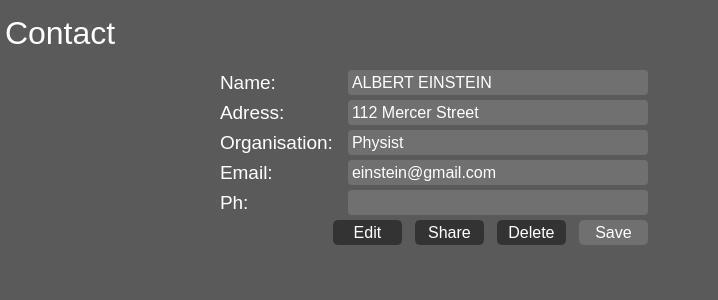
                   <widget class="QWidget" name="page_android_contact">
                    <property name="styleSheet">
                     <string notr="true">background:rgb(91,90,90);</string>
                    </property>
                    <layout class="QVBoxLayout" name="verticalLayout_10">
                     <property name="spacing">
                      <number>0</number>
                     </property>
                     <property name="leftMargin">
                      <number>5</number>
                     </property>
                     <property name="topMargin">
                      <number>5</number>
                     </property>
                     <property name="rightMargin">
                      <number>5</number>
                     </property>
                     <property name="bottomMargin">
                      <number>5</number>
                     </property>
                     <item>
                      <widget class="QLabel" name="lab_android_contact">
                       <property name="minimumSize">
                        <size>
                         <width>0</width>
                         <height>55</height>
                        </size>
                       </property>
                       <property name="maximumSize">
                        <size>
                         <width>16777215</width>
                         <height>55</height>
                        </size>
                       </property>
                       <property name="font">
                        <font>
                         <family>Segoe UI</family>
                         <pointsize>24</pointsize>
                        </font>
                       </property>
                       <property name="styleSheet">
                        <string notr="true">color:rgb(255,255,255);</string>
                       </property>
                       <property name="text">
                        <string>Contact</string>
                       </property>
                      </widget>
                     </item>
                     <item>
                      <widget class="QFrame" name="frame_android_bottom">
                       <property name="frameShape">
                        <enum>QFrame::NoFrame</enum>
                       </property>
                       <property name="frameShadow">
                        <enum>QFrame::Plain</enum>
                       </property>
                       <layout class="QGridLayout" name="gridLayout_3">
                        <property name="leftMargin">
                         <number>5</number>
                        </property>
                        <property name="topMargin">
                         <number>5</number>
                        </property>
                        <property name="rightMargin">
                         <number>5</number>
                        </property>
                        <property name="bottomMargin">
                         <number>5</number>
                        </property>
                        <property name="spacing">
                         <number>5</number>
                        </property>
                        <item row="0" column="0">
                         <widget class="QLabel" name="lab_person_icon">
                          <property name="minimumSize">
                           <size>
                            <width>200</width>
                            <height>160</height>
                           </size>
                          </property>
                          <property name="maximumSize">
                           <size>
                            <width>200</width>
                            <height>160</height>
                           </size>
                          </property>
                          <property name="text">
                           <string/>
                          </property>
                          <property name="pixmap">
                           <pixmap>D:/Descargas/Minimalistic-Flat-Modern-GUI-Template-master/Minimalistic-Flat-Modern-GUI-Template-master/icons/1x/peopleAsset 62.png</pixmap>
                          </property>
                         </widget>
                        </item>
                        <item row="1" column="0">
                         <spacer name="verticalSpacer_3">
                          <property name="orientation">
                           <enum>Qt::Vertical</enum>
                          </property>
                          <property name="sizeHint" stdset="0">
                           <size>
                            <width>20</width>
                            <height>40</height>
                           </size>
                          </property>
                         </spacer>
                        </item>
                        <item row="0" column="1" rowspan="2">
                         <widget class="QFrame" name="frame_android_field">
                          <property name="frameShape">
                           <enum>QFrame::NoFrame</enum>
                          </property>
                          <property name="frameShadow">
                           <enum>QFrame::Plain</enum>
                          </property>
                          <layout class="QGridLayout" name="gridLayout_4">
                           <property name="leftMargin">
                            <number>5</number>
                           </property>
                           <property name="topMargin">
                            <number>5</number>
                           </property>
                           <property name="rightMargin">
                            <number>5</number>
                           </property>
                           <property name="bottomMargin">
                            <number>5</number>
                           </property>
                           <property name="spacing">
                            <number>5</number>
                           </property>
                           <item row="7" column="0">
                            <widget class="QLabel" name="label_8">
                             <property name="font">
                              <font>
                               <family>Segoe UI</family>
                               <pointsize>14</pointsize>
                              </font>
                             </property>
                             <property name="styleSheet">
                              <string notr="true">color:rgb(255,255,255);</string>
                             </property>
                             <property name="text">
                              <string>Ph:</string>
                             </property>
                            </widget>
                           </item>
                           <item row="4" column="0">
                            <widget class="QLabel" name="label_6">
                             <property name="font">
                              <font>
                               <family>Segoe UI</family>
                               <pointsize>14</pointsize>
                              </font>
                             </property>
                             <property name="styleSheet">
                              <string notr="true">color:rgb(255,255,255);</string>
                             </property>
                             <property name="text">
                              <string>Organisation:</string>
                             </property>
                            </widget>
                           </item>
                           <item row="5" column="0">
                            <widget class="QLabel" name="label_7">
                             <property name="font">
                              <font>
                               <family>Segoe UI</family>
                               <pointsize>14</pointsize>
                              </font>
                             </property>
                             <property name="styleSheet">
                              <string notr="true">color:rgb(255,255,255);</string>
                             </property>
                             <property name="text">
                              <string>Email:</string>
                             </property>
                            </widget>
                           </item>
                           <item row="1" column="0" colspan="3">
                            <widget class="QLabel" name="label">
                             <property name="font">
                              <font>
                               <family>Segoe UI</family>
                               <pointsize>14</pointsize>
                              </font>
                             </property>
                             <property name="styleSheet">
                              <string notr="true">color:rgb(255,255,255);</string>
                             </property>
                             <property name="text">
                              <string>Name: </string>
                             </property>
                            </widget>
                           </item>
                           <item row="1" column="3">
                            <widget class="QLineEdit" name="line_android_name">
                             <property name="enabled">
                              <bool>false</bool>
                             </property>
                             <property name="minimumSize">
                              <size>
                               <width>300</width>
                               <height>25</height>
                              </size>
                             </property>
                             <property name="maximumSize">
                              <size>
                               <width>400</width>
                               <height>25</height>
                              </size>
                             </property>
                             <property name="font">
                              <font>
                               <family>Segoe UI</family>
                               <pointsize>12</pointsize>
                              </font>
                             </property>
                             <property name="styleSheet">
                              <string notr="true">QLineEdit {
	color:rgb(255,255,255);
	border:2px solid rgb(51,51,51);
	border-radius:4px;
	background:rgb(51,51,51);
}

QLineEdit:disabled {
	color:rgb(255,255,255);
	border:2px solid rgb(112,112,112);
	border-radius:4px;
	background:rgb(112,112,112);
}</string>
                             </property>
                             <property name="text">
                              <string>ALBERT EINSTEIN</string>
                             </property>
                            </widget>
                           </item>
                           <item row="3" column="0" colspan="3">
                            <widget class="QLabel" name="label_5">
                             <property name="font">
                              <font>
                               <family>Segoe UI</family>
                               <pointsize>14</pointsize>
                              </font>
                             </property>
                             <property name="styleSheet">
                              <string notr="true">color:rgb(255,255,255);</string>
                             </property>
                             <property name="text">
                              <string>Adress: </string>
                             </property>
                            </widget>
                           </item>
                           <item row="4" column="3">
                            <widget class="QLineEdit" name="line_android_org">
                             <property name="enabled">
                              <bool>false</bool>
                             </property>
                             <property name="minimumSize">
                              <size>
                               <width>300</width>
                               <height>25</height>
                              </size>
                             </property>
                             <property name="maximumSize">
                              <size>
                               <width>400</width>
                               <height>25</height>
                              </size>
                             </property>
                             <property name="font">
                              <font>
                               <family>Segoe UI</family>
                               <pointsize>12</pointsize>
                              </font>
                             </property>
                             <property name="styleSheet">
                              <string notr="true">QLineEdit {
	color:rgb(255,255,255);
	border:2px solid rgb(51,51,51);
	border-radius:4px;
	background:rgb(51,51,51);
}

QLineEdit:disabled {
	color:rgb(255,255,255);
	border:2px solid rgb(112,112,112);
	border-radius:4px;
	background:rgb(112,112,112);
}</string>
                             </property>
                             <property name="text">
                              <string>Physist</string>
                             </property>
                            </widget>
                           </item>
                           <item row="3" column="3">
                            <widget class="QLineEdit" name="line_android_adress">
                             <property name="enabled">
                              <bool>false</bool>
                             </property>
                             <property name="minimumSize">
                              <size>
                               <width>300</width>
                               <height>25</height>
                              </size>
                             </property>
                             <property name="maximumSize">
                              <size>
                               <width>400</width>
                               <height>25</height>
                              </size>
                             </property>
                             <property name="font">
                              <font>
                               <family>Segoe UI</family>
                               <pointsize>12</pointsize>
                              </font>
                             </property>
                             <property name="styleSheet">
                              <string notr="true">QLineEdit {
	color:rgb(255,255,255);
	border:2px solid rgb(51,51,51);
	border-radius:4px;
	background:rgb(51,51,51);
}

QLineEdit:disabled {
	color:rgb(255,255,255);
	border:2px solid rgb(112,112,112);
	border-radius:4px;
	background:rgb(112,112,112);
}</string>
                             </property>
                             <property name="text">
                              <string>112 Mercer Street</string>
                             </property>
                            </widget>
                           </item>
                           <item row="7" column="3">
                            <widget class="QLineEdit" name="line_android_ph">
                             <property name="enabled">
                              <bool>false</bool>
                             </property>
                             <property name="minimumSize">
                              <size>
                               <width>300</width>
                               <height>25</height>
                              </size>
                             </property>
                             <property name="maximumSize">
                              <size>
                               <width>400</width>
                               <height>25</height>
                              </size>
                             </property>
                             <property name="font">
                              <font>
                               <family>Segoe UI</family>
                               <pointsize>12</pointsize>
                              </font>
                             </property>
                             <property name="styleSheet">
                              <string notr="true">QLineEdit {
	color:rgb(255,255,255);
	border:2px solid rgb(51,51,51);
	border-radius:4px;
	background:rgb(51,51,51);
}

QLineEdit:disabled {
	color:rgb(255,255,255);
	border:2px solid rgb(112,112,112);
	border-radius:4px;
	background:rgb(112,112,112);
}</string>
                             </property>
                            </widget>
                           </item>
                           <item row="5" column="3">
                            <widget class="QLineEdit" name="line_android_email">
                             <property name="enabled">
                              <bool>false</bool>
                             </property>
                             <property name="minimumSize">
                              <size>
                               <width>300</width>
                               <height>25</height>
                              </size>
                             </property>
                             <property name="maximumSize">
                              <size>
                               <width>400</width>
                               <height>25</height>
                              </size>
                             </property>
                             <property name="font">
                              <font>
                               <family>Segoe UI</family>
                               <pointsize>12</pointsize>
                              </font>
                             </property>
                             <property name="styleSheet">
                              <string notr="true">QLineEdit {
	color:rgb(255,255,255);
	border:2px solid rgb(51,51,51);
	border-radius:4px;
	background:rgb(51,51,51);
}

QLineEdit:disabled {
	color:rgb(255,255,255);
	border:2px solid rgb(112,112,112);
	border-radius:4px;
	background:rgb(112,112,112);
}</string>
                             </property>
                             <property name="text">
                              <string>einstein@gmail.com</string>
                             </property>
                            </widget>
                           </item>
                           <item row="8" column="8">
                            <spacer name="horizontalSpacer_6">
                             <property name="orientation">
                              <enum>Qt::Horizontal</enum>
                             </property>
                             <property name="sizeHint" stdset="0">
                              <size>
                               <width>40</width>
                               <height>20</height>
                              </size>
                             </property>
                            </spacer>
                           </item>
                           <item row="4" column="8">
                            <spacer name="horizontalSpacer_5">
                             <property name="orientation">
                              <enum>Qt::Horizontal</enum>
                             </property>
                             <property name="sizeHint" stdset="0">
                              <size>
                               <width>40</width>
                               <height>20</height>
                              </size>
                             </property>
                            </spacer>
                           </item>
                           <item row="9" column="3">
                            <spacer name="verticalSpacer_4">
                             <property name="orientation">
                              <enum>Qt::Vertical</enum>
                             </property>
                             <property name="sizeHint" stdset="0">
                              <size>
                               <width>20</width>
                               <height>40</height>
                              </size>
                             </property>
                            </spacer>
                           </item>
                           <item row="8" column="0" colspan="7">
                            <widget class="QFrame" name="frame_3">
                             <property name="frameShape">
                              <enum>QFrame::NoFrame</enum>
                             </property>
                             <property name="frameShadow">
                              <enum>QFrame::Plain</enum>
                             </property>
                             <layout class="QHBoxLayout" name="horizontalLayout_25">
                              <property name="spacing">
                               <number>0</number>
                              </property>
                              <property name="leftMargin">
                               <number>100</number>
                              </property>
                              <property name="topMargin">
                               <number>0</number>
                              </property>
                              <property name="rightMargin">
                               <number>0</number>
                              </property>
                              <property name="bottomMargin">
                               <number>0</number>
                              </property>
                              <item>
                               <widget class="QPushButton" name="bn_android_contact_edit">
                                <property name="minimumSize">
                                 <size>
                                  <width>69</width>
                                  <height>25</height>
                                 </size>
                                </property>
                                <property name="maximumSize">
                                 <size>
                                  <width>69</width>
                                  <height>25</height>
                                 </size>
                                </property>
                                <property name="font">
                                 <font>
                                  <family>Segoe UI</family>
                                  <pointsize>12</pointsize>
                                 </font>
                                </property>
                                <property name="styleSheet">
                                 <string notr="true">QPushButton {
	border: 2px solid rgb(51,51,51);
	border-radius: 5px;	
	color:rgb(255,255,255);
	background-color: rgb(51,51,51);
}
QPushButton:hover {
	border: 2px solid rgb(0,143,150);
	background-color: rgb(0,143,150);
}
QPushButton:pressed {	
	border: 2px solid rgb(0,143,150);
	background-color: rgb(51,51,51);
}

QPushButton:disabled {	
	border-radius: 5px;	
	border: 2px solid rgb(112,112,112);
	background-color: rgb(112,112,112);
}</string>
                                </property>
                                <property name="text">
                                 <string>Edit</string>
                                </property>
                               </widget>
                              </item>
                              <item>
                               <widget class="QPushButton" name="bn_android_contact_share">
                                <property name="minimumSize">
                                 <size>
                                  <width>69</width>
                                  <height>25</height>
                                 </size>
                                </property>
                                <property name="maximumSize">
                                 <size>
                                  <width>69</width>
                                  <height>25</height>
                                 </size>
                                </property>
                                <property name="font">
                                 <font>
                                  <family>Segoe UI</family>
                                  <pointsize>12</pointsize>
                                 </font>
                                </property>
                                <property name="styleSheet">
                                 <string notr="true">QPushButton {
	border: 2px solid rgb(51,51,51);
	border-radius: 5px;	
	color:rgb(255,255,255);
	background-color: rgb(51,51,51);
}
QPushButton:hover {
	border: 2px solid rgb(0,143,150);
	background-color: rgb(0,143,150);
}
QPushButton:pressed {	
	border: 2px solid rgb(0,143,150);
	background-color: rgb(51,51,51);
}

QPushButton:disabled {	
	border-radius: 5px;	
	border: 2px solid rgb(112,112,112);
	background-color: rgb(112,112,112);
}</string>
                                </property>
                                <property name="text">
                                 <string>Share</string>
                                </property>
                               </widget>
                              </item>
                              <item>
                               <widget class="QPushButton" name="bn_android_contact_delete">
                                <property name="minimumSize">
                                 <size>
                                  <width>69</width>
                                  <height>25</height>
                                 </size>
                                </property>
                                <property name="maximumSize">
                                 <size>
                                  <width>69</width>
                                  <height>25</height>
                                 </size>
                                </property>
                                <property name="font">
                                 <font>
                                  <family>Segoe UI</family>
                                  <pointsize>12</pointsize>
                                 </font>
                                </property>
                                <property name="styleSheet">
                                 <string notr="true">QPushButton {
	border: 2px solid rgb(51,51,51);
	border-radius: 5px;	
	color:rgb(255,255,255);
	background-color: rgb(51,51,51);
}
QPushButton:hover {
	border: 2px solid rgb(112,0,0);
	background-color: rgb(112,0,0);
}
QPushButton:pressed {	
	border: 2px solid rgb(112,0,0);
	background-color: rgb(51,51,51);
}

QPushButton:disabled {	
	border-radius: 5px;	
	border: 2px solid rgb(112,112,112);
	background-color: rgb(112,112,112);
}</string>
                                </property>
                                <property name="text">
                                 <string>Delete</string>
                                </property>
                               </widget>
                              </item>
                              <item>
                               <widget class="QPushButton" name="bn_android_contact_save">
                                <property name="enabled">
                                 <bool>false</bool>
                                </property>
                                <property name="minimumSize">
                                 <size>
                                  <width>69</width>
                                  <height>25</height>
                                 </size>
                                </property>
                                <property name="maximumSize">
                                 <size>
                                  <width>69</width>
                                  <height>25</height>
                                 </size>
                                </property>
                                <property name="font">
                                 <font>
                                  <family>Segoe UI</family>
                                  <pointsize>12</pointsize>
                                 </font>
                                </property>
                                <property name="styleSheet">
                                 <string notr="true">QPushButton {
	border: 2px solid rgb(51,51,51);
	border-radius: 5px;	
	color:rgb(255,255,255);
	background-color: rgb(51,51,51);
}
QPushButton:hover {
	border: 2px solid rgb(0,143,150);
	background-color: rgb(0,143,150);
}
QPushButton:pressed {	
	border: 2px solid rgb(0,143,150);
	background-color: rgb(51,51,51);
}

QPushButton:disabled {	
	border-radius: 5px;	
	border: 2px solid rgb(112,112,112);
	background-color: rgb(112,112,112);
}</string>
                                </property>
                                <property name="text">
                                 <string>Save</string>
                                </property>
                               </widget>
                              </item>
                             </layout>
                            </widget>
                           </item>
                          </layout>
                         </widget>
                        </item>
                       </layout>
                      </widget>
                     </item>
                    </layout>
                   </widget>
